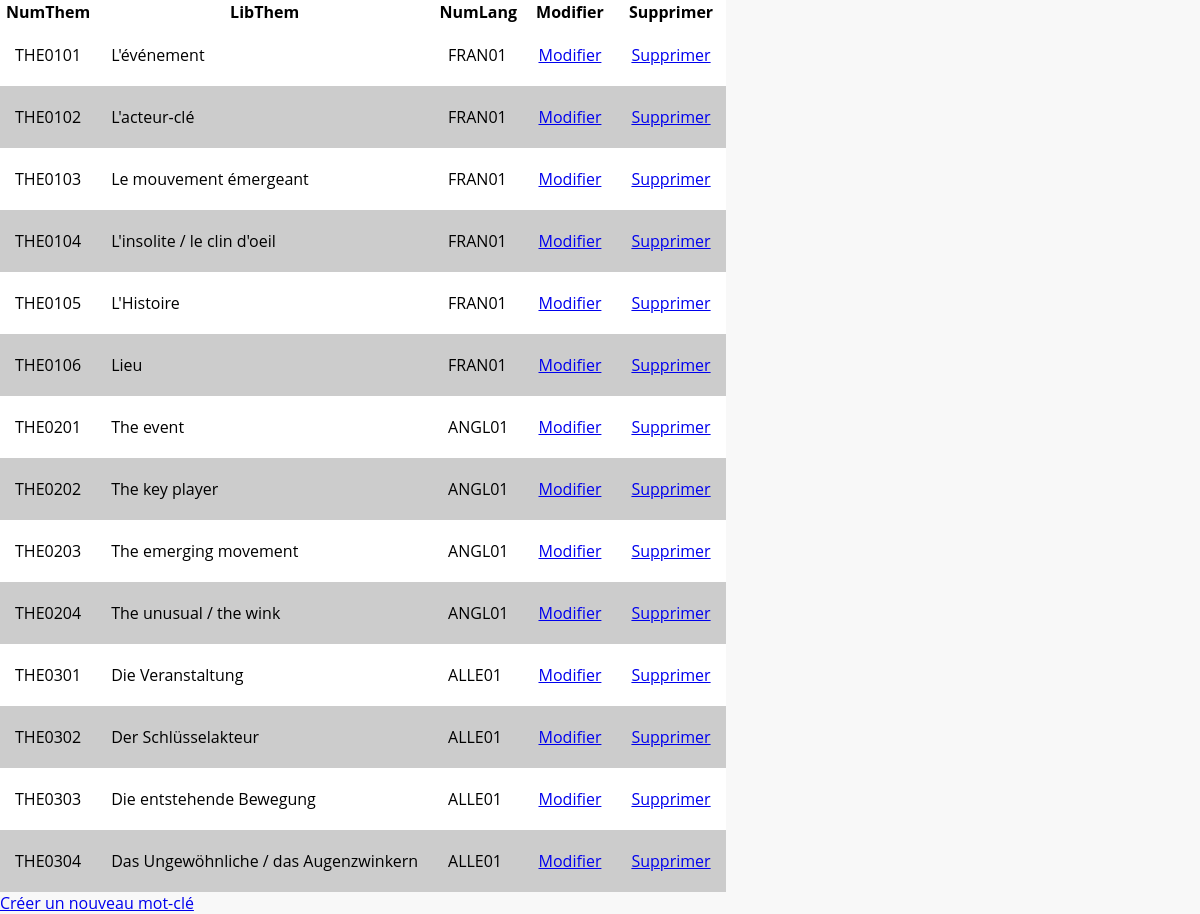
The page /CRUD/Thematique/Thematique_read.php on the database its author committed.
### tables this page shows
CREATE TABLE `THEMATIQUE` (
  `NumThem` char(8) NOT NULL,
  `LibThem` char(60) DEFAULT NULL,
  `NumLang` char(8) NOT NULL
);

### CRUD/Thematique/Thematique_read.php (the view)
<?php
		include '../includes/Connect_PDO.php';
	    $query = "SELECT * FROM THEMATIQUE ORDER BY NumThem ASC;";
	    try {
	      $bdPdo_select = $bdPdo->prepare($query);
	      $bdPdo_select->execute();
	      $NbreData = $bdPdo_select->rowCount();
	      $rowAll = $bdPdo_select->fetchAll();
	    }
	    catch (PDOException $e) {
	      echo 'Erreur SQL : '. $e->getMessage().'<br/>';
	      die();
	    }
	    if ($NbreData != 0) {
?>
<?php include '../includes/Head.php'; ?>
<body>
	<table>
		<thead>
		  <tr>
		      <th>NumThem</th>
		      <th>LibThem</th>
		      <th>NumLang</th>
		      <th>Modifier</th>
		      <th>Supprimer</th>
		  </tr>
		</thead>
		<tbody>
		<?php
		  foreach ($rowAll as $row) {
		?>
			<tr>
			  <td><?php echo $row['NumThem']; ?></td>
			  <td><?php echo $row['LibThem']; ?></td>
			  <td><?php echo $row['NumLang']; ?></td>
			  <td><a href="Thematique_edit.php?id=<?php echo $row['NumThem'] ?>">Modifier</a></td>
			  <td><a href="Thematique_delete.php?NumThem=<?php echo $row['NumThem'] ?>">Supprimer</a></td>
			</tr>
		<?php
		  }
		?>
		</tbody>
	</table>
	<?php
	}
	else {
	  echo "Il n'y a aucune langue enregistrée.";
	}
	?>
	<a href="Thematique_insert.php">Créer un nouveau mot-clé</a>
</body>
</html>

### assets/css/general.css (style rules this page uses)
body { font-family: 'Open Sans', sans-serif; margin: 0px; background-color: #F8F8F8; background-attachment:fixed; background-size: cover; }
a { grid-column: 1/12; width: 100%; }
tr:nth-child(even) { background: #CCC; }
tr:nth-child(odd) { background: #FFF; }
tr { border-top: 1px; border-top-style: none; border-color: black; border-width: 1px; }
td { padding: 20px 15px; }
table { border-collapse: collapse; }

### rows shown on the page
thematique: NumThem "THE0101", LibThem "L'événement", NumLang "FRAN01"
thematique: NumThem "THE0102", LibThem "L'acteur-clé", NumLang "FRAN01"
thematique: NumThem "THE0103", LibThem "Le mouvement émergeant", NumLang "FRAN01"
thematique: NumThem "THE0104", LibThem "L'insolite / le clin d'oeil", NumLang "FRAN01"
thematique: NumThem "THE0105", LibThem "L'Histoire", NumLang "FRAN01"
thematique: NumThem "THE0106", LibThem "Lieu", NumLang "FRAN01"
thematique: NumThem "THE0201", LibThem "The event", NumLang "ANGL01"
thematique: NumThem "THE0202", LibThem "The key player", NumLang "ANGL01"
thematique: NumThem "THE0203", LibThem "The emerging movement", NumLang "ANGL01"
thematique: NumThem "THE0204", LibThem "The unusual / the wink", NumLang "ANGL01"
thematique: NumThem "THE0301", LibThem "Die Veranstaltung", NumLang "ALLE01"
thematique: NumThem "THE0302", LibThem "Der Schlüsselakteur", NumLang "ALLE01"
thematique: NumThem "THE0303", LibThem "Die entstehende Bewegung", NumLang "ALLE01"
thematique: NumThem "THE0304", LibThem "Das Ungewöhnliche / das Augenzwinkern", NumLang "ALLE01"
